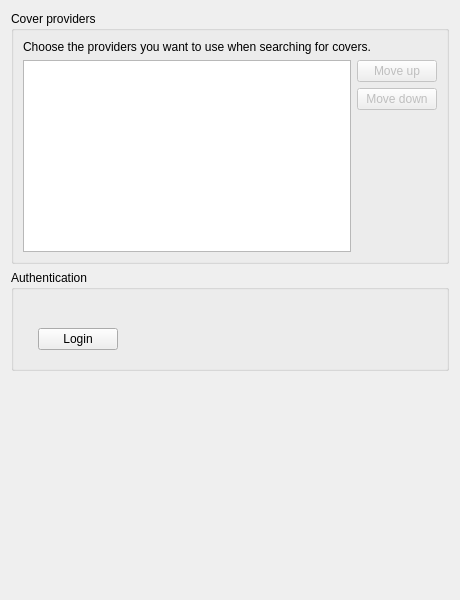
<?xml version="1.0" encoding="UTF-8"?>
<ui version="4.0">
 <class>CoversSettingsPage</class>
 <widget class="QWidget" name="CoversSettingsPage">
  <property name="geometry">
   <rect>
    <x>0</x>
    <y>0</y>
    <width>460</width>
    <height>600</height>
   </rect>
  </property>
  <property name="windowTitle">
   <string>Covers</string>
  </property>
  <layout class="QVBoxLayout" name="layout_coverssettingspage">
   <item>
    <widget class="QGroupBox" name="groupbox_providers">
     <property name="sizePolicy">
      <sizepolicy hsizetype="Preferred" vsizetype="Expanding">
       <horstretch>0</horstretch>
       <verstretch>0</verstretch>
      </sizepolicy>
     </property>
     <property name="title">
      <string>Cover providers</string>
     </property>
     <layout class="QVBoxLayout" name="verticalLayout_15">
      <item>
       <widget class="QLabel" name="label_enabled">
        <property name="text">
         <string>Choose the providers you want to use when searching for covers.</string>
        </property>
        <property name="wordWrap">
         <bool>true</bool>
        </property>
       </widget>
      </item>
      <item>
       <layout class="QHBoxLayout" name="layout_providers">
        <item>
         <widget class="QListWidget" name="providers"/>
        </item>
        <item>
         <layout class="QVBoxLayout" name="layout_providers_updown">
          <item>
           <widget class="QPushButton" name="providers_up">
            <property name="enabled">
             <bool>false</bool>
            </property>
            <property name="text">
             <string>Move up</string>
            </property>
           </widget>
          </item>
          <item>
           <widget class="QPushButton" name="providers_down">
            <property name="enabled">
             <bool>false</bool>
            </property>
            <property name="text">
             <string>Move down</string>
            </property>
           </widget>
          </item>
          <item>
           <spacer name="spacer_providers_updown">
            <property name="orientation">
             <enum>Qt::Vertical</enum>
            </property>
            <property name="sizeHint" stdset="0">
             <size>
              <width>20</width>
              <height>40</height>
             </size>
            </property>
           </spacer>
          </item>
         </layout>
        </item>
       </layout>
      </item>
     </layout>
    </widget>
   </item>
   <item>
    <widget class="QGroupBox" name="authentication">
     <property name="sizePolicy">
      <sizepolicy hsizetype="Preferred" vsizetype="Maximum">
       <horstretch>0</horstretch>
       <verstretch>0</verstretch>
      </sizepolicy>
     </property>
     <property name="title">
      <string>Authentication</string>
     </property>
     <layout class="QVBoxLayout" name="verticalLayout">
      <item>
       <widget class="QLabel" name="label_auth_info">
        <property name="text">
         <string/>
        </property>
        <property name="wordWrap">
         <bool>true</bool>
        </property>
       </widget>
      </item>
      <item>
       <layout class="QHBoxLayout" name="layout_authenticate">
        <item>
         <widget class="LoginStateWidget" name="login_state" native="true"/>
        </item>
        <item>
         <widget class="QWidget" name="widget_authenticate" native="true">
          <layout class="QHBoxLayout" name="layout_button_authenticate">
           <item>
            <widget class="QPushButton" name="button_authenticate">
             <property name="text">
              <string>Login</string>
             </property>
            </widget>
           </item>
          </layout>
         </widget>
        </item>
        <item>
         <spacer name="spacer_button_authenticate">
          <property name="orientation">
           <enum>Qt::Horizontal</enum>
          </property>
          <property name="sizeHint" stdset="0">
           <size>
            <width>40</width>
            <height>20</height>
           </size>
          </property>
         </spacer>
        </item>
       </layout>
      </item>
     </layout>
    </widget>
   </item>
   <item>
    <spacer name="spacer_bottom">
     <property name="orientation">
      <enum>Qt::Vertical</enum>
     </property>
     <property name="sizeHint" stdset="0">
      <size>
       <width>20</width>
       <height>30</height>
      </size>
     </property>
    </spacer>
   </item>
  </layout>
 </widget>
 <customwidgets>
  <customwidget>
   <class>LoginStateWidget</class>
   <extends>QWidget</extends>
   <header>widgets/loginstatewidget.h</header>
   <container>1</container>
  </customwidget>
 </customwidgets>
 <resources>
  <include location="../../data/data.qrc"/>
  <include location="../../data/icons.qrc"/>
 </resources>
 <connections/>
</ui>
